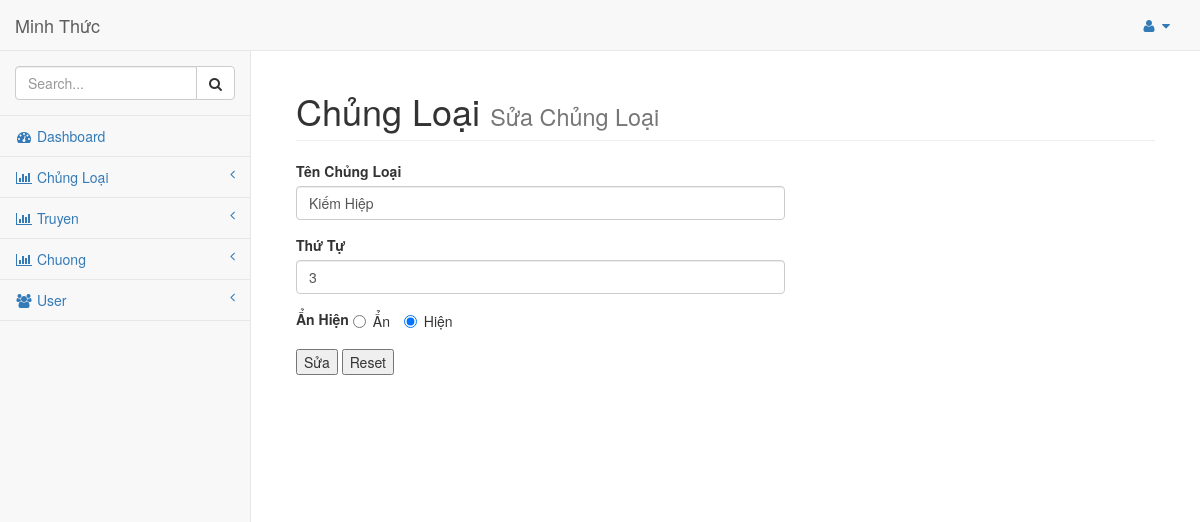
The app's page /admin/index.php?key=suachungloai&idCL=16 with its own data.
### tables this page shows
CREATE TABLE `nncms_chungloai` (
  `idCL` int(255) NOT NULL,
  `TenCL` varchar(255) NOT NULL,
  `ThuTu` int(4) NOT NULL,
  `AnHien` tinyint(4) NOT NULL
);

### admin/noidung/chungloai/editchungloai.php (the view, shortened to what this page needs)
<?php
if(isset($_GET['idCL']))
{
    $kq=mysqli_query($con, "select idCL, TenCL, ThuTu, AnHien from nncms_chungloai where idCL={$_GET['idCL']} ");
    $d=mysqli_fetch_array($kq);
?>
    <div class="row">
        <div class="col-lg-12">
            <h1 class="page-header">Chủng Loại
                <small>Sửa Chủng Loại</small>
            </h1>
        </div>
        <div class="col-lg-7" style="padding-bottom:120px">
            <form id="formthemcl" id="formthemcl" action="process.php" method="POST">
                <div class="form-group">
                    <label>Tên Chủng Loại</label>
                    <input class="form-control" name="txttencl" required value="<?php echo $d['TenCL'] ;?>" />
                </div>
                <div class="form-group">
                    <label>Thứ Tự</label>
                    <input class="form-control" name="txtthutucl" min="1" value="<?php echo $d['ThuTu'] ;?>" />
                </div>
                <div class="form-group">
                    <label>Ẩn Hiện</label>
                    <label class="radio-inline">
                        <input name="txtanhien" value="0" <?php if( $d['AnHien'] == 0) echo 'checked=""';?> type="radio">Ẩn
                    </label>
                    <label class="radio-inline">
                        <input name="txtanhien" <?php if( $d['AnHien'] == 1) echo 'checked=""';?> value="1" type="radio">Hiện
                    </label>
                </div>
                <input type="submit" name="suacl" id="suacl" value="Sửa" />
                <input type="reset" name="reset" id="reset" value="Reset" />
        </div>
    </div>
    <?php } ?>

### records on screen
nncms_chungloai: txttencl "Kiếm Hiệp", txtthutucl "3", AnHien "☐ Ẩn", AnHien "☑ Hiện"
